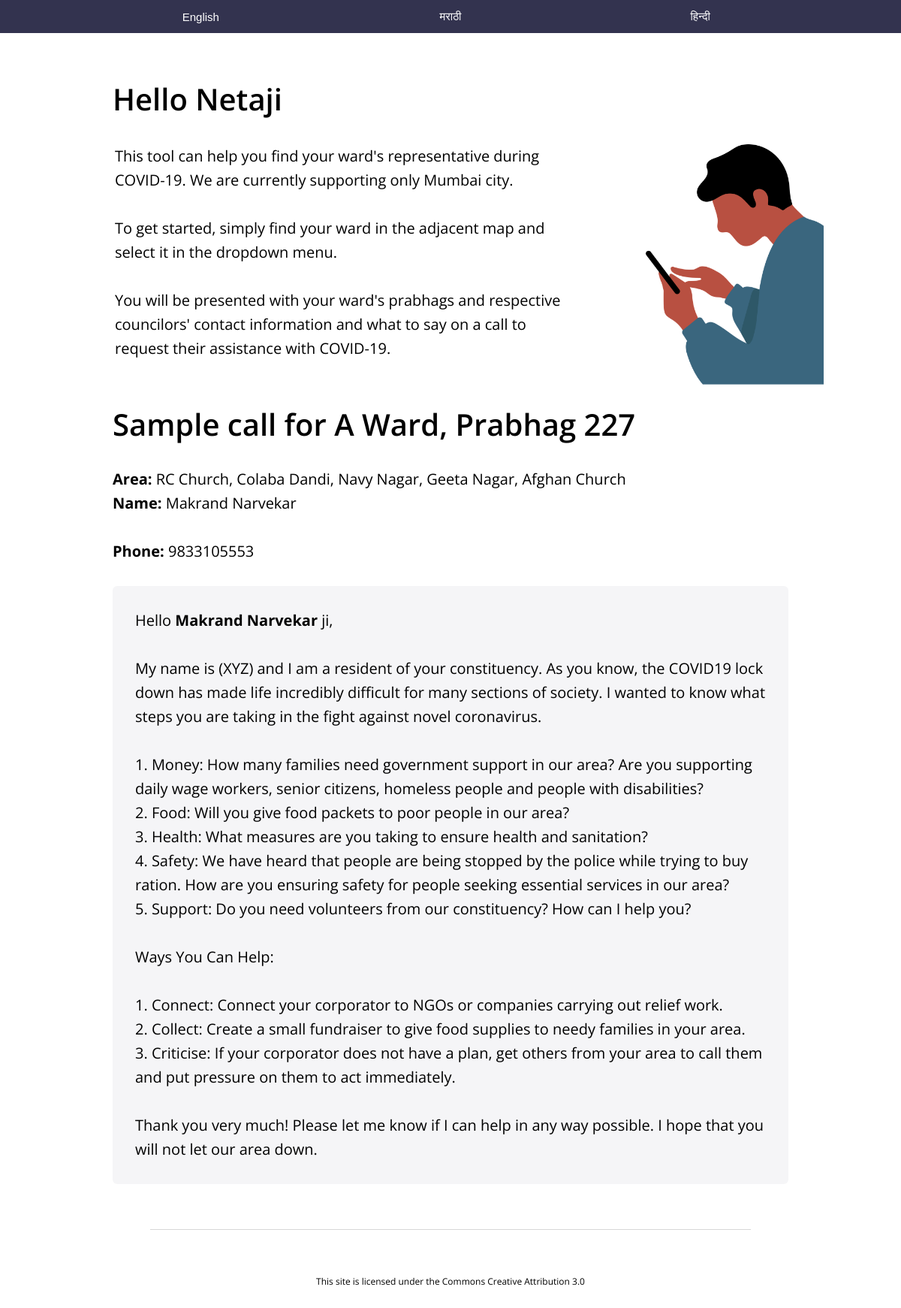
Screenshot of /working/code/samplecall/?ward=A&prabhag=227 with the database file from the repository.
### tables this page shows
CREATE TABLE `mumbai_wards` (
  `index_id` int(11) NOT NULL AUTO_INCREMENT,
  `ward` text NOT NULL,
  `prabhag` text NOT NULL,
  `constituency_area` text NOT NULL,
  `councillor_name` text NOT NULL,
  `contact` text NOT NULL,
  PRIMARY KEY (`index_id`)
);

### working/code/samplecall/index.php (the view, shortened to what this page needs)
<?php
    $dbc = mysqli_connect('localhost', 'getboocs_main', 'osvPHM7NGg', 'janneta');
    mysqli_set_charset($dbc, 'utf8mb4');
    $ward = mysqli_real_escape_string($dbc, $_GET['ward']);
    $prabhag = mysqli_real_escape_string($dbc, $_GET['prabhag']);
    $query = "SELECT * FROM mumbai_wards WHERE ward = '".$ward."' AND prabhag = '".$prabhag."' LIMIT 1";
    $rquery = mysqli_query($dbc, $query);
    $language = $_GET['lang'];
?>
<!DOCTYPE html>
<html>
<head>
    <link rel="stylesheet" type="text/css" href="../index.css">
</head>
<body>
<div id="languageTableHolder">
    <table id="languageTable">
        <tr>
            <td>
                <a href="?ward=<?php echo $ward; ?>&prabhag=<?php echo $prabhag; ?>&lang=en">English</a>
            </td>
            <td>
                <a href="?ward=<?php echo $ward; ?>&prabhag=<?php echo $prabhag; ?>&lang=mr">मराठी</a>
            </td>
            <td>
                <a href="?ward=<?php echo $ward; ?>&prabhag=<?php echo $prabhag; ?>&lang=hn">हिन्दी</a>
            </td>
        </tr>
    </table>
</div>
<div id="main">
    <h1>Hello Netaji</h1>
    <table id="introductoryTable">
        <tr>
            <td>
                <p>This tool can help you find your ward's representative during COVID-19. We are currently supporting only Mumbai city.<br><br>
                    To get started, simply find your ward in the adjacent map and select it in the dropdown menu.<br><br>
                    You will be presented with your ward's prabhags and respective councilors' contact information and what to say on a call to request their assistance with COVID-19.</p>
            </td>
            <td>
                <img src="../../images/personwithphone.png" id="heroimage">
            </td>
        </tr>
    </table>
    <br>
    <h1>Sample call for <?php echo $ward; ?> Ward, Prabhag <?php echo $prabhag; ?></h1>
    <p id="prabhagInformation">
        <?php
        $name = "<name of representative>";
        if($rquery && $fetchedrow = mysqli_fetch_assoc($rquery))
        {
            $area = $fetchedrow['constituency_area'];
            $name = $fetchedrow['councillor_name'];
            $phone = $fetchedrow['contact'];
            ?>
                <b>Area:</b> <?php echo $area; ?><br>
                <b>Name:</b> <?php echo $name; ?><br><br>
                <b>Phone:</b> <?php echo $phone; ?>
            <?php
        }
        ?>
    </p>
    <p id="sampleCallTextFull">
        <?php
        if($language == "mr") {
            ?>
            हॅलो (नगरसेवकांचे नाव) जी!<br>
            <br>
            माझं नाव … आहे आणि मी आपल्या मतदार संघात रहिवासी आहे. आपल्याला माहिती आहेच की कोविड १९ लॉकडाऊनमुळे बर्‍याच लोकांना धक्का बसला आहे. कोरोनाव्हायरस विरूद्ध लढ्यात आपण कोणती पावले उचलत आहात हे मला जाणून घ्यायचे होते.<br>
            <br>
            1. पैसे: आपल्या क्षेत्रात किती कुटुंबांना शासकीय मदतीची गरज आहे? आपण ज्येष्ठ नागरिक, बेघर लोक आणि अपंग लोकांना समर्थन देत आहात का? आणि हातावर पोट असणाऱ्यांचे काय?<br>
            2. अन्न: आपण आपल्या भागातील गरीब लोकांना अन्न पॅकेट देऊ शकता का?<br>
            3. आरोग्य: आरोग्य आणि स्वच्छता सुनिश्चित करण्यासाठी आपण काय पाऊल उठवले आहेत?<br>
            4. सुरक्षितता: रेशन खरेदी करण्याचा प्रयत्न करीत असताना पोलिसांकडून लोकांना अडवले जात असल्याचे आपण ऐकले आहे. हे तुम्ही कसे थांबवाल?<br>
            5. आधारः आपल्या मतदारसंघात तुम्हाला व्हॉलेंटियर्स ची गरज आहे का? आम्ही तुम्हाला कशी मदत करू शकतो?<br>
            <br>
            मदत करण्याचे मार्ग:<br>
            <br>
            1. कनेक्ट करा: आपल्या नगरसेवकांना NGO किंवा मदत करणाऱ्या संस्थांशी जोडा.<br>
            2. कलेक्ट करा: आपल्या क्षेत्रातील गरजू कुटुंबांना खाद्यान्न देण्यासाठी पैशे गोळा करा.<br>
            3. टीका करा: जर तुमच्या नगरसेवकाकडे गरजूंची काळजी घेण्यासाठी योजना नसेल, तर इतरांना गोळा करून त्यांना फोन करा आणि त्यांच्यावर त्वरित ऍक्शन घेण्यासाठी दबाव लावा.<br>
            <br>
            खूप खूप धन्यवाद! कोणतीही मदत लागली, तर मला फोन जरूर करा!<br>
            <?php
        } else {
            ?>
            Hello <b><?php echo $name; ?></b> ji,<br>
            <br>
            My name is (XYZ) and I am a resident of your constituency. As you know, the COVID19 lock down has made life incredibly difficult for many sections of society. I wanted to know what steps you are taking in the fight against novel coronavirus.
            <br>
            <br>
            1. Money: How many families need government support in our area? Are you supporting daily wage workers, senior citizens, homeless people and people with disabilities?
            <br>
            2. Food: Will you give food packets to poor people in our area?<br>
            3. Health: What measures are you taking to ensure health and sanitation?<br>
            4. Safety: We have heard that people are being stopped by the police while trying to buy ration. How are you ensuring safety for people seeking essential services in our area?
            <br>
            5. Support: Do you need volunteers from our constituency? How can I help you?<br>
            <br>
            Ways You Can Help:<br>
            <br>
            1. Connect: Connect your corporator to NGOs or companies carrying out relief work.<br>
            2. Collect: Create a small fundraiser to give food supplies to needy families in your area.<br>
            3. Criticise: If your corporator does not have a plan, get others from your area to call them and put pressure on them to act immediately.
            <br>
            <br>
            Thank you very much! Please let me know if I can help in any way possible. I hope that you will not let our area down.
            <?php
        }
        ?>
    </p>
    <div id="divider"></div>
    <div id="footer">
        <span id="footerText">This site is licensed under the Commons Creative Attribution 3.0</span>
    </div>
</div>
</body>
</html>

### working/code/index.css (style rules this page uses)
html { background: #FFF; font-family: sans-serif; margin: 0; padding: 0; }
body { margin: 0; padding: 0; }
#languageTableHolder { width: 100%; background: #33334F; }
#languageTable { width: 1000px; margin-left: auto; margin-right: auto; }
#languageTable tr td { width: 33.33%; text-align: center; }
#languageTable tr td a { display: block; font-size: 15px; padding: 10px 10px; color: #FFF; font-weight: 400; text-decoration: none; }
#main { background: #FFF; font-family: 'Open Sans', sans-serif; margin: 30px auto; padding: 30px 0px; width: 1000px; border-radius: 10px; }
h1 { display: inline-block; font-size: 40px; margin: 0px 50px; font-weight: 600; }
p { font-size: 20px; font-weight: 400; margin: 0px 50px; line-height: 32px; }
#divider { width: 80%; margin: 60px auto; height: 1px; background: #d7d7d7; }
#footer #footerText { margin-left: auto; margin-right: auto; display: block; font-size: 12px; text-align: center; }
#introductoryTable { width: 100%; margin-top: 30px; }
#introductoryTable tr td:nth-child(1) { vertical-align: top; width: 70%; }
#introductoryTable tr td:nth-child(2) { width: 30%; vertical-align: bottom; }
#introductoryTable tr td:nth-child(2) img { width: 80%; float: right; }
#prabhagInformation { margin-top: 30px; }
#sampleCallTextFull { margin-top: 30px; background: #F5F5F7; padding: 30px; border-radius: 6px; }

### rows the page displays
mumbai_wards: constituency_area "RC Church, Colaba Dandi, Navy Nagar, Geeta Nagar, Afghan Church", councillor_name "Makrand Narvekar", contact "9833105553"

### other values shown
$ward "A"
$prabhag "227"
